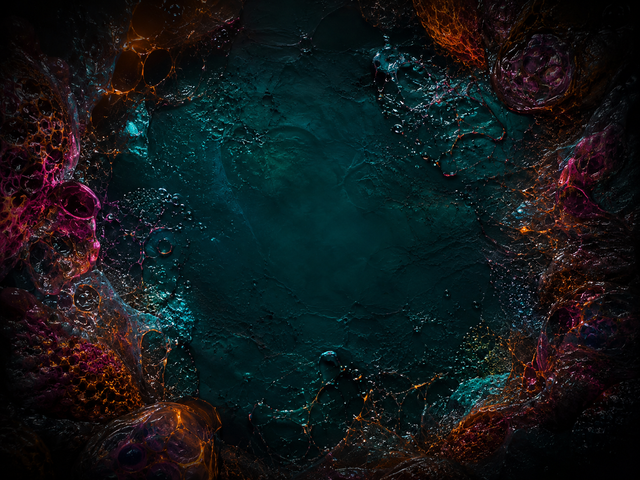
#> input picture 10_TheDemo/thedemo/assets/title_bg_640.png, 640 x 480 px
$ python pack_assets.py
#> lines starting #> are read from the running program, lines starting #| are printed output that depends on the picture
#!/usr/bin/env python3
"""
pack_assets.py — converts AI-generated PNGs in ../assets/ into the raw
formats the RP2350 engine consumes, and emits assets.S + assets.h that
the CMake build incbins.

Run from WSL:
    wsl -e bash -c "cd /mnt/d/Toyprojects/20_TheDemo/thedemo/tools && python3 pack_assets.py"

Output goes to ../assets/_packed/ — that directory is incbinned via a
generated assets.S that lives there too.

Formats:
  '8bpp'   — palette-indexed 256-color, Floyd-Steinberg dithering.
             Emits <name>.bin (W*H bytes, row-major) and <name>.pal
             (256 entries of RGB565 little-endian = 512 bytes).
             For MODE_320 chunky scenes.
  'rgb565' — packed 16-bit color, little-endian. Emits <name>.bin only.
             For MODE_160 truecolor scenes and the env-map.
  'gray8'  — 8-bit grayscale, no palette. Emits <name>.bin only.
             For heightmaps.
  '1bpp'   — packed 1-bit monochrome, 8 pixels per byte MSB-first.
             Emits <name>.bin only. For shape masks.

Some assets are derived from others (e.g. voxel_height from voxel_color)
rather than loaded from a standalone PNG.
"""

import os
import sys
import struct
from pathlib import Path

from PIL import Image, ImageOps

# ---- config -------------------------------------------------------------

HERE         = Path(__file__).resolve().parent
ASSETS_DIR   = HERE.parent / "assets"
OUT_DIR      = ASSETS_DIR / "_packed"

# (name, source_png_or_None, format, target_w, target_h, dither, derivation, [reserved])
# derivation is one of: None | "heightmap_from:<other_name>"
# reserved is an optional int (default 0) for 8bpp assets: quantize to
# (256 - reserved) colors, leaving the top slots free for runtime use
# (sky gradient, fade ramps, etc.).
ASSETS = [
    # name              source                     fmt       W    H    dither  derivation                                 reserved
    # title_bg packed at 320x240 for MODE_320.
    # reserved=32 leaves slots 224..255 free for the copperbar gradient.
    ("title_bg",        "title_bg_640.png",        "8bpp",   320, 240, True,   None,                                       32),
    # voxel_color packed with reserved=224 — only 32 base colours so we can
    # build a 7-band depth-fog gradient at runtime (32 × 7 = 224 slots).
    # The renderer composes the final palette index as (shade<<5)|base.
    ("voxel_color",     "voxel_color_1024.png",    "8bpp",   512, 512, True,   None,                                       224),
    # Heightmap is *derived* from the colormap (luminance → blur → level
     # stretch). The supplied voxel_height_1024.png turned out to be
     # high-frequency noise rather than a coherent landscape, so we
     # synthesise it from voxel_color where the ridge/valley structure
     # already exists. See derive_heightmap() for the recipe.
    ("voxel_height",    None,                      "gray8",  512, 512, False,  "heightmap_from:voxel_color_1024.png"),
    # Envmap packed as 8bpp so MODE_320 (chunky palette) can render
    # the spheres scene. reserved=32 leaves slots 224..255 for sphere
    # tinted-shading ramps (4 spheres × 8 shade levels each).
    ("envmap",          "envmap_equi_2048.png",    "8bpp",   256, 128, True,   None,                                       32),
    ("portrait_a",      "portrait_a_512.png",      "8bpp",    96,  96, True,   None),
    ("portrait_b",      "portrait_b_512.png",      "8bpp",    96,  96, True,   None),
    ("portrait_c",      "portrait_c_512.png",      "8bpp",    96,  96, True,   None),
    ("logo_mask",       "logo_mask_512.png",       "1bpp",   160, 120, False,  None),
    # Tunnel packed with reserved=224 — only 32 base colours so we can
    # build a full 8-shade depth gradient at runtime (32 × 8 = 256 slots).
    # The renderer composes the final palette index as (shade<<5)|base,
    # giving smooth depth shading instead of stippled dithering.
    ("tunnel_tex",      "tunnel_tex_512.png",      "8bpp",   256, 256, True,   None,                                       224),
    # Packed at 320×240 so MODE_320 can blit it directly. reserved=32
    # leaves slots 224..255 free for scroller text + ambient accents.
    ("greetz_bg",       "greetz_bg_640.png",       "8bpp",   320, 240, True,   None,                                       32),
    # Scene 7 — particle target shape, 1bpp.
    ("endcard_mask",    "endcard_mask_512.png",    "1bpp",   300,  80, False,  None),
    # Scene 8 — outro backdrop, packed at 320x240 like title for now.
    ("endcard_bg",      "endcard_640.png",         "8bpp",   320, 240, True,   None,                                       32),
]


# ---- helpers ------------------------------------------------------------

def rgb_to_565(r, g, b):
    """8-8-8 RGB to packed 16-bit, PIO-native bit layout matching the
    default pico_scanvideo_dpi pin mapping on the Pimoroni VGA Demo
    Base (B at MSB, gap bit at 5, R at LSB, 5 bits per channel — the
    hardware has no GPIO pin for the 6th green bit). See
    thedemo/rgb565.h for the layout diagram. Effects unpack the same
    layout when blending or palette-fading."""
    return ((b & 0xF8) << 8) | ((g & 0xF8) << 3) | (r >> 3)


def pack_8bpp(img, out_bin, out_pal, dither, reserved=0):
    """Quantize to (256 - reserved) colors with optional FS dither, dump
    indices + RGB565 palette. Reserved upper slots are zero-filled and
    free for runtime use (gradients, fades). Image indices stay in
    [0, 256 - reserved)."""
    img = img.convert("RGB")
    pal_method = Image.Quantize.MEDIANCUT
    dither_flag = Image.Dither.FLOYDSTEINBERG if dither else Image.Dither.NONE
    q = img.quantize(colors=256 - reserved, method=pal_method, dither=dither_flag)
    # Index bytes:
    indices = q.tobytes()
    out_bin.write_bytes(indices)
    # Palette: PIL gives us a flat [r0,g0,b0, r1,g1,b1, ...] list of length 768.
    pal = q.getpalette()
    if pal is None or len(pal) < 768:
        # Pad if quantizer used fewer colors.
        pal = (pal or []) + [0] * (768 - len(pal or []))
    pal_bytes = bytearray()
    for i in range(256):
        r, g, b = pal[i*3], pal[i*3+1], pal[i*3+2]
        pal_bytes += struct.pack("<H", rgb_to_565(r, g, b))
    out_pal.write_bytes(bytes(pal_bytes))


def pack_rgb565(img, out_bin):
    img = img.convert("RGB")
    px = img.load()
    w, h = img.size
    buf = bytearray()
    for y in range(h):
        for x in range(w):
            r, g, b = px[x, y]
            buf += struct.pack("<H", rgb_to_565(r, g, b))
    out_bin.write_bytes(bytes(buf))


def pack_gray8(img, out_bin):
    img = img.convert("L")
    out_bin.write_bytes(img.tobytes())


def pack_1bpp(img, out_bin):
    """8 pixels per byte, MSB-first. Threshold at 128."""
    img = img.convert("L").point(lambda v: 255 if v >= 128 else 0).convert("1")
    # PIL '1' mode packs 8 pixels per byte, MSB-first. Just dump.
    out_bin.write_bytes(img.tobytes())


def derive_heightmap(source_png, target_w, target_h):
    """voxel_height is derived from voxel_color: grayscale, blur, level-stretch.
    Matches the imagemagick recipe in PROMPTS.md."""
    img = Image.open(source_png).convert("RGB").resize(
        (target_w, target_h), Image.LANCZOS)
    # Use luminance, then push contrast so peaks/basins separate.
    img = ImageOps.grayscale(img)
    # Heavier blur than the colormap so the projected terrain reads as
    # smooth coral mounds rather than spiky noise. Radius=8 on the 1024-source
    # collapses the finest features that produce per-column "spikes" in the
    # 320-wide voxel render.
    from PIL import ImageFilter
    img = img.filter(ImageFilter.GaussianBlur(radius=16))
    # Level-stretch 10..95% → 0..255 (same numbers as PROMPTS.md).
    lut = [0] * 256
    lo, hi = int(0.10 * 255), int(0.95 * 255)
    for v in range(256):
        if v <= lo:
            lut[v] = 0
        elif v >= hi:
            lut[v] = 255
        else:
            lut[v] = int(255 * (v - lo) / (hi - lo))
    img = img.point(lut)
    return img


# ---- main ---------------------------------------------------------------

def main():
    OUT_DIR.mkdir(parents=True, exist_ok=True)

    manifest = []
    total = 0

    for entry in ASSETS:
        name, src, fmt, w, h, dither, deriv = entry[:7]
        reserved = entry[7] if len(entry) > 7 else 0
        out_bin = OUT_DIR / f"{name}.bin"
        out_pal = OUT_DIR / f"{name}.pal" if fmt == "8bpp" else None

        # Get the source image.
        if deriv is not None and deriv.startswith("heightmap_from:"):
            ref = ASSETS_DIR / deriv.split(":", 1)[1]
            if not ref.exists():
                print(f"  SKIP {name}: heightmap source {ref.name} missing")
                continue
            img = derive_heightmap(ref, w, h)
        else:
            png = ASSETS_DIR / src
            if not png.exists():
                print(f"  SKIP {name}: {src} missing")
                continue
            img = Image.open(png).resize((w, h), Image.LANCZOS)
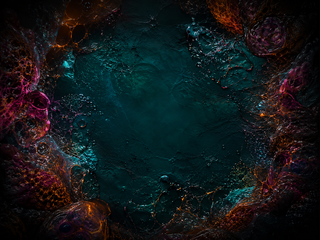
#> img: PIL image 320x240 RGB; mean R, G, B 18.7, 24.6, 26.3

        # Pack to target format.
        if fmt == "8bpp":
            pack_8bpp(img, out_bin, out_pal, dither, reserved)
#> in pack_8bpp, `pal = q.getpalette()`: pal = 672 values, max 124 at index 5, min 0 at index 276, mean 23.28
#> in pack_8bpp, `pal = (pal or []) + [0] * (768 - len(pal or []))`: pal = 768 values, max 124 at index 5, min 0 at index 276, mean 20.37
#> the loop in pack_8bpp, `for i in range(256):` made 256 passes
#> (r, g, b) on passes 1 to 3: (114, 118, 119), (31, 116, 124), (103, 86, 87)
        elif fmt == "rgb565":
            pack_rgb565(img, out_bin)
        elif fmt == "gray8":
            pack_gray8(img, out_bin)
        elif fmt == "1bpp":
            pack_1bpp(img, out_bin)
        else:
            print(f"  ERR  {name}: unknown format {fmt}")
            continue

        size = out_bin.stat().st_size
        pal_size = out_pal.stat().st_size if out_pal else 0
        total += size + pal_size
        manifest.append((name, fmt, w, h, size, pal_size))
        rsvd_note = f" reserved={reserved}" if reserved else ""
        print(f"  PACK {name:14s} {fmt:6s} {w}x{h:<4d} -> {size:6d} B"
              + (f" + {pal_size} pal" if pal_size else "")
              + rsvd_note)
#> pass 2 of the loop in main, `for entry in ASSETS:`:
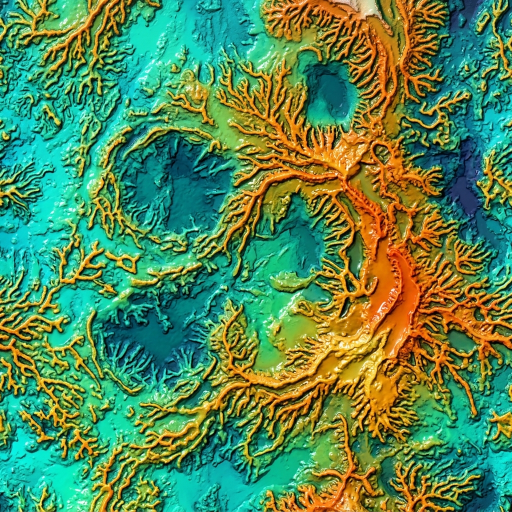
#> input picture 10_TheDemo/thedemo/assets/voxel_color_1024.png, 1024 x 1024 px (shown at 1/2 size)
#> in main, `img = Image.open(png).resize((w, h), Image.LANCZOS)`:
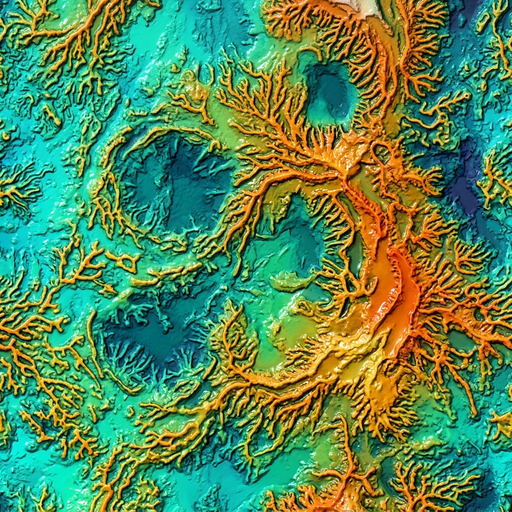
#> img: PIL image 512x512 RGB; mean R, G, B 88.2, 137.4, 85.2
#> in pack_8bpp (call 2), `q = img.quantize(colors=256 - reserved, method=pal_method, dither=dith..`:
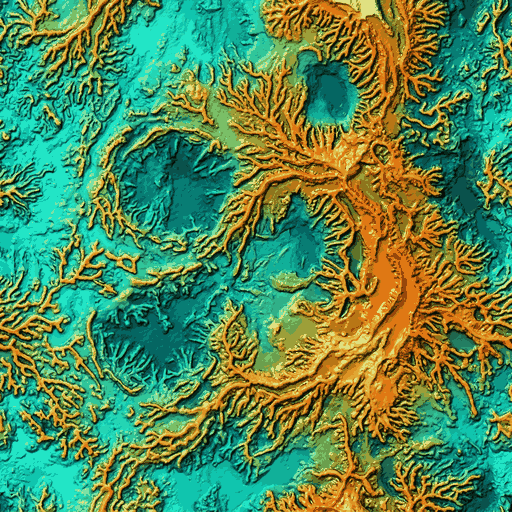
#> q: PIL image 512x512 P; mean R, G, B 86.8, 136.8, 84.8
#> in pack_8bpp (call 2), `pal = q.getpalette()`: pal = 96 values, max 229 at index 25, min 5 at index 69, mean 101.2
#> in pack_8bpp (call 2), `pal = (pal or []) + [0] * (768 - len(pal or []))`: pal = 768 values, max 229 at index 25, min 0 at index 96, mean 12.65
#> the loop in pack_8bpp (call 2), `for i in range(256):` made 256 passes
#> (r, g, b) on passes 1 to 3: (223, 224, 129), (224, 191, 78), (124, 225, 165)

    print(f"\nTotal packed: {total} bytes ({total/1024:.1f} KB)")

    # Emit assets.S (incbins) and assets.h (externs + sizes).
    write_assets_s(manifest)
    write_assets_h(manifest)
    print(f"  wrote {OUT_DIR/'assets.S'}")
    print(f"  wrote {OUT_DIR/'assets.h'}")


def write_assets_s(manifest):
    lines = [
        "/* GENERATED by tools/pack_assets.py — do not edit by hand. */",
        "",
        '    .section .rodata.assets, "a"',
        "    .balign 4",
        "",
    ]
    for name, fmt, w, h, sz, palsz in manifest:
        lines += [
            f"    .global asset_{name}_data",
            f"asset_{name}_data:",
            f'    .incbin "{name}.bin"',
            f"    .global asset_{name}_end",
            f"asset_{name}_end:",
            "",
        ]
        if palsz:
            lines += [
                f"    .global asset_{name}_pal",
                f"asset_{name}_pal:",
                f'    .incbin "{name}.pal"',
                "",
            ]
    (OUT_DIR / "assets.S").write_text("\n".join(lines), encoding="utf-8")


def write_assets_h(manifest):
    lines = [
        "/* GENERATED by tools/pack_assets.py — do not edit by hand. */",
        "#ifndef THEDEMO_ASSETS_H",
        "#define THEDEMO_ASSETS_H",
        "#include <stdint.h>",
        "",
    ]
    for name, fmt, w, h, sz, palsz in manifest:
        UN = name.upper()
        lines += [
            f"/* {name}: {fmt} {w}x{h} {sz} bytes" + (f" + {palsz} B palette" if palsz else "") + " */",
            f"extern const uint8_t  asset_{name}_data[];",
            f"extern const uint8_t  asset_{name}_end[];",
            f"#define ASSET_{UN}_W {w}",
            f"#define ASSET_{UN}_H {h}",
            f"#define ASSET_{UN}_SIZE {sz}",
        ]
        if palsz:
            lines += [
                f"extern const uint16_t asset_{name}_pal[256];",
            ]
        lines += [""]
    lines += ["#endif", ""]
    (OUT_DIR / "assets.h").write_text("\n".join(lines), encoding="utf-8")


if __name__ == "__main__":
    main()
